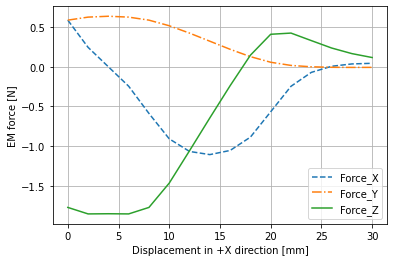

The script that drew this image:
# -*- coding: utf-8 -*-
"""
Created on Thu Jan  9 16:57:05 2025

@author: phan

Equation from this reference:
G. Akoun, and J.-P. Yonnet, "3D analytical calculation of the forces exerted between two cuboidal magnets," IEEE Trans. Magn., vol. MAG-20, no.5, Sept. 1984.

"""
import numpy as np
import matplotlib.pyplot as plt
# Define constants
mu0 = 4*np.pi*1e-7
J1 = 0.38 #in Tesla
J2 = 0.38 #in Tesla

# Define sizes of magnets
# Size of magnet 1 -- 2a, 2b, 2c and sizes of magnet 2 -- 2A, 2B, 2C
# Displacements of magnet 2 relative to magnet 1 are: alpha, beta, gamma

a = 20.0/2*1e-3 #in meter
b = 12.0/2*1e-3
c = 6.0/2*1e-3

A = 12.0/2*1e-3
B = 20.0/2*1e-3
C = 6.0/2*1e-3

alpha = -4*1e-3
beta = -4*1e-3
gamma = 8*1e-3
def MagneticForceCalc(a,b,c,J1, A,B,C,J2, alpha, beta, gamma):
    # Initializing the interaction energy W
    W = 0
    Fx = 0
    Fy = 0
    Fz = 0
    count = 0

    for i in range(2):
        for j in range(2):
            uij = alpha + (-1)**j*A - (-1)**i*a
            for k in range(2):
                for l in range(2):
                    vkl = beta + (-1)**l*B - (-1)**k*b
                    for p in range(2):
                        for q in range (2):
                            wpq = gamma + (-1)**q*C - (-1)**p*c
                            r = np.sqrt(uij**2 + vkl**2 + wpq**2)
                            psi_uij_vkl_wpq_r = 1.0/2*uij*(vkl**2 - wpq**2)*np.log(r - uij) \
                                                + 1.0/2*vkl*(uij**2 - wpq**2)*np.log(r - vkl) \
                                                + uij*vkl*wpq*np.arctan(uij*vkl/r/wpq) \
                                                + r/6*(uij**2 + vkl**2 -2*wpq**2)
                            W += J1*J2/(4*np.pi*mu0)*(-1)**(i+j + k+l + p+q)*psi_uij_vkl_wpq_r
                            phi_x_uij_vkl_wpq_r = 1.0/2*(vkl**2 - wpq**2)*np.log(r - uij) \
                                                + uij*vkl*np.log(r - vkl) \
                                                + vkl*wpq*np.arctan(uij*vkl/r/wpq) \
                                                + 1.0/2*r*uij
                            Fx += J1*J2/(4*np.pi*mu0)*(-1)**(i+j + k+l + p+q)*phi_x_uij_vkl_wpq_r
                            phi_y_uij_vkl_wpq_r = 1.0/2*(uij**2 - wpq**2)*np.log(r - vkl) \
                                                + uij*vkl*np.log(r - uij) \
                                                + uij*wpq*np.arctan(uij*vkl/r/wpq) \
                                                + 1.0/2*r*vkl
                            Fy += J1*J2/(4*np.pi*mu0)*(-1)**(i+j + k+l + p+q)*phi_y_uij_vkl_wpq_r
                            phi_z_uij_vkl_wpq_r = -uij*wpq*np.log(r - uij) \
                                                - vkl*wpq*np.log(r - vkl) \
                                                + uij*vkl*np.arctan(uij*vkl/r/wpq) \
                                                - r*wpq
                            Fz += J1*J2/(4*np.pi*mu0)*(-1)**(i+j + k+l + p+q)*phi_z_uij_vkl_wpq_r   
                            count += 1
    return [W, Fx, Fy, Fz, count]


## testing purpose
#d=0
#Output_list = MagneticForceCalc(a,b,c,J1, A,B,C,J2, alpha + d, beta, gamma)
#print(Output_list)
Output_list = []

for d in range(0, 32, 2):
    Output_list.append(MagneticForceCalc(a,b,c,J1, A,B,C,J2, alpha + d*1e-3, beta, gamma))
    
    
reshaped_array = np.reshape(Output_list, (16, 5))

plt.plot(range(0, 32, 2), reshaped_array[:,1], label = "Force_X", linestyle = "--")
plt.plot(range(0, 32, 2), reshaped_array[:,2], label = "Force_Y", linestyle = "-.")
plt.plot(range(0, 32, 2), reshaped_array[:,3], label = "Force_Z")
plt.xlabel("Displacement in +X direction [mm]")
plt.ylabel("EM force [N]")
plt.legend()
plt.grid(True)
    

    
                    
                                    
